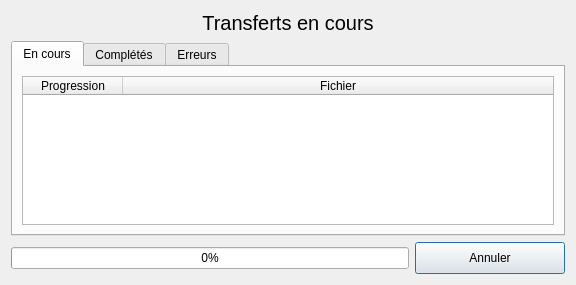
<?xml version="1.0" encoding="UTF-8"?>
<ui version="4.0">
 <class>TransferProgressDialog</class>
 <widget class="QDialog" name="TransferProgressDialog">
  <property name="geometry">
   <rect>
    <x>0</x>
    <y>0</y>
    <width>576</width>
    <height>285</height>
   </rect>
  </property>
  <property name="windowTitle">
   <string>Transferts</string>
  </property>
  <property name="styleSheet">
   <string notr="true">/*
QPushButton#btnConnect{background-color:qlineargradient(x1: 0, y1: 0, x2: 0, y2: 1, stop: 0 rgb(0, 170, 0), stop: 1 rgb(75, 200, 0));}
QPushButton#btnDelSession{background-color:qlineargradient(x1: 0, y1: 0, x2: 0, y2: 1, stop: 0 rgb(117, 0, 0), stop: 1 rgb(200, 0, 0));}
QWidget{background-color: rgba(0,0,0,0);color:white;border-radius:5px}
QWidget#DownloadProgressWidget{background-color:rgba(128,128,128,25%);}
QLabel#lblMain2{background-color:rgba(108,8,156,25%);}
QPlainTextEdit,QLineEdit,QComboBox,QTextEdit,QSpinBox{background-color: rgba(255,255,255,50%); color: black;}
QListWidget:!enabled,QListWidget{background-color: transparent; color:white}

QTableWidget{
background-color: rgba(0,0,0,50%);
color: white;
border: 1px solid rgba(255,255,255,50%);
}

QLabel#lblLastOnline{color:lightblue;}
QLabel#lblError,QLabel#lblCamMissing,QLabel#lblAudioMissing{color:red; background-color:rgba(255,0,0,30%);}

QPushButton:!enabled, QPushButton#btnDelSession:!enabled, QLineEdit:!enabled,QComboBox:!enabled,QTextEdit:!enabled,QPlainTextEdit:!enabled{background-color: rgba(0,0,0,30%);color:white;border:0}
QDateEdit::down-arrow:!enabled,QTimeEdit::down-arrow:!enabled,QDateEdit::up-arrow:!enabled,QTimeEdit::up-arrow:!enabled,QComboBox::drop-down:!enabled{background-color:rgba(0,0,0,0%);}

QCheckBox::indicator:unchecked:!enabled { background-color:rgba(128,0,0,100%);}
QCheckBox::indicator:checked:!enabled { background-color:green;}
QCheckBox::indicator:unchecked{ background-color:red;border-radius:3px;}
QCheckBox::indicator:checked {background-color:rgb(0,255,0);border-radius:3px;}
QCheckBox:checked{color:lightgreen;background-color:rgba(0,0,0,0%);}
QCheckBox:!checked{color:red;background-color:rgba(0,0,0,0%);}

QPushButton{background-color:qlineargradient(x1: 0, y1: 0, x2: 0, y2: 1, stop: 0 #2198c0, stop: 1 #0d5ca6);}
QPushButton:checked{background-color:rgb(128,128,128); border:1px solid rgba(255,255,255,50%);}
QPushButton:hover,QPushButton:checked{background-color:  rgba(255,255,255,75%);color:black;}
QPushButton#btnEditUser:hover{background-color:  rgba(255,255,255,75%);color:black;}
QPushButton#btnEdit,QPushButton#btnDelete,QPushButton#btnExisting{background-color:  rgba(255,255,255,0%);border:0 px;}
QPushButton#btnEdit:hover,QPushButton#btnDelete:hover,QPushButton#btnExisting:hover{background-color:  rgba(255,255,255,25%);border:0 px;}
QPushButton#btnExisting:checked{background-color:rgba(0,100,200,50%);}
QPushButton#btnUpgrade{background-color:rgba(200,0,0,90%);}

QToolButton:hover{background-color:  rgba(255,255,255,50);}

QTreeWidget::branch:closed:has-children:has-siblings  {
            border-image: none;
            image: url(:/pictures/controls/branch_closed.png);
    }
     
    QTreeView::branch:open:has-children:!has-siblings,
    QTreeView::branch:open:has-children:has-siblings   {
            border-image: none;
            image:url(:/pictures/controls/branch_opened.png);
    }

QWidget#lineOnline{background-color:blue;}
QWidget#lineOffline{background-color:red;}
QWidget#lineBoth{background-color:rgb(255,0,255);}


QTabWidget::pane { 
	background-color: rgba(128,128,140,25%);
	border-radius: 5px;
    border: 2px solid rgba(128,128,140,50%);
 }

 QTabWidget::tab-bar {
     left: 5px; 
 }


 QTabBar::tab,QTableWidget::tab,QHeaderView::section {
     background: qlineargradient(x1: 0, y1: 0, x2: 0, y2: 1,
                                 stop: 0  rgba(128,128,140,50%),  stop: 1.0  rgba(128,128,140,25%));
     border: 2px solid  rgba(128,128,140,50%);
     border-bottom: 0px;
     border-top-left-radius: 4px;
     border-top-right-radius: 4px;
     padding: 2px;
min-height:25px;
 }

 QTabBar::tab:selected, QTabBar::tab:hover {

background: qlineargradient(x1: 0, y1: 0, x2: 0, y2: 1,
                                 stop: 0  rgba(128,128,140,70%),  stop: 1.0  rgba(128,128,140,50%));
 }

 QTabBar::tab:selected {
     border-color:rgba(128,128,140,60%);
     border-bottom-color:rgba(128,128,140,60%); 
 }

 QTabBar::tab:!selected {
     margin-top: 2px; 
 }
 QCalendarWidget QWidget#qt_calendar_navigationbar { background-color: qlineargradient(x1:0, y1:0, x2:0, y2:1, stop: 0 #cccccc, stop: 1 #333333); }
    QCalendarWidget QToolButton {
    height: 20px;
    color: white;
    font-size: 12px;
	font-weight: bold;
    icon-size: 20px, 20px;
    background-color: qlineargradient(x1:0, y1:0, x2:0, y2:1, stop: 0 #cccccc, stop: 1 #333333);
    }
QCalendarWidget QMenu {
left: 20px;
color: white;
font-size: 12px;
background-color: rgb(100, 100, 100);
}
QCalendarWidget QSpinBox {
font-size:12px;
color: white;
background-color: qlineargradient(x1:0, y1:0, x2:0, y2:1, stop: 0 #cccccc, stop: 1 #333333);
selection-background-color: rgb(136, 136, 136);
selection-color: rgb(255, 255, 255);
}
QCalendarWidget QSpinBox::up-button { subcontrol-origin: border; subcontrol-position: top right;  }
QCalendarWidget QSpinBox::down-button {subcontrol-origin: border; subcontrol-position: bottom right; }
QCalendarWidget QSpinBox::up-arrow { width:16px; height:16px; }
QCalendarWidget QSpinBox::down-arrow { width:16px; height:16px; }

   
    QCalendarWidget QWidget { alternate-background-color: #0d5ca6; }
     
  
    QCalendarWidget QAbstractItemView:enabled
    {
    font-size:12px;
    color: rgb(180, 180, 180);
    background-color: black;
    selection-background-color: rgb(0,0,0);
    selection-color: rgb(0, 255, 0);
    }
     

    QCalendarWidget QAbstractItemView:disabled { color: rgb(64, 64, 64); }

*/
</string>
  </property>
  <layout class="QVBoxLayout" name="verticalLayout">
   <item>
    <widget class="QLabel" name="lblTitle">
     <property name="font">
      <font>
       <pointsize>15</pointsize>
      </font>
     </property>
     <property name="text">
      <string>Transferts en cours</string>
     </property>
     <property name="alignment">
      <set>Qt::AlignCenter</set>
     </property>
    </widget>
   </item>
   <item>
    <widget class="QTabWidget" name="tabTransfers">
     <property name="currentIndex">
      <number>0</number>
     </property>
     <property name="iconSize">
      <size>
       <width>20</width>
       <height>20</height>
      </size>
     </property>
     <widget class="QWidget" name="tabInProgress">
      <attribute name="icon">
       <iconset resource="../../resources/TeraClient.qrc">
        <normaloff>:/icons/download.png</normaloff>:/icons/download.png</iconset>
      </attribute>
      <attribute name="title">
       <string>En cours</string>
      </attribute>
      <layout class="QVBoxLayout" name="verticalLayout_3">
       <item>
        <widget class="QTableWidget" name="tableTransfers">
         <property name="editTriggers">
          <set>QAbstractItemView::NoEditTriggers</set>
         </property>
         <property name="showDropIndicator" stdset="0">
          <bool>false</bool>
         </property>
         <property name="dragDropOverwriteMode">
          <bool>false</bool>
         </property>
         <property name="selectionMode">
          <enum>QAbstractItemView::NoSelection</enum>
         </property>
         <property name="selectionBehavior">
          <enum>QAbstractItemView::SelectRows</enum>
         </property>
         <attribute name="horizontalHeaderStretchLastSection">
          <bool>true</bool>
         </attribute>
         <attribute name="verticalHeaderVisible">
          <bool>false</bool>
         </attribute>
         <column>
          <property name="text">
           <string>Progression</string>
          </property>
         </column>
         <column>
          <property name="text">
           <string>Fichier</string>
          </property>
         </column>
        </widget>
       </item>
      </layout>
     </widget>
     <widget class="QWidget" name="tabCompleted">
      <attribute name="icon">
       <iconset resource="../../resources/TeraClient.qrc">
        <normaloff>:/icons/ok.png</normaloff>:/icons/ok.png</iconset>
      </attribute>
      <attribute name="title">
       <string>Complétés</string>
      </attribute>
      <layout class="QVBoxLayout" name="verticalLayout_2">
       <item>
        <widget class="QListWidget" name="lstCompleted"/>
       </item>
      </layout>
     </widget>
     <widget class="QWidget" name="tabErrors">
      <attribute name="icon">
       <iconset resource="../../resources/TeraClient.qrc">
        <normaloff>:/icons/error.png</normaloff>:/icons/error.png</iconset>
      </attribute>
      <attribute name="title">
       <string>Erreurs</string>
      </attribute>
      <layout class="QVBoxLayout" name="verticalLayout_4">
       <item>
        <widget class="QTableWidget" name="tableErrors">
         <attribute name="horizontalHeaderStretchLastSection">
          <bool>true</bool>
         </attribute>
         <attribute name="verticalHeaderVisible">
          <bool>false</bool>
         </attribute>
         <column>
          <property name="text">
           <string>Fichier</string>
          </property>
         </column>
         <column>
          <property name="text">
           <string>Erreur</string>
          </property>
         </column>
        </widget>
       </item>
      </layout>
     </widget>
    </widget>
   </item>
   <item>
    <layout class="QHBoxLayout" name="horizontalLayout">
     <item>
      <widget class="QProgressBar" name="progTotalTransfer">
       <property name="value">
        <number>0</number>
       </property>
       <property name="alignment">
        <set>Qt::AlignCenter</set>
       </property>
      </widget>
     </item>
     <item>
      <widget class="QPushButton" name="btnCancel">
       <property name="minimumSize">
        <size>
         <width>150</width>
         <height>32</height>
        </size>
       </property>
       <property name="cursor">
        <cursorShape>PointingHandCursor</cursorShape>
       </property>
       <property name="text">
        <string>Annuler</string>
       </property>
       <property name="icon">
        <iconset resource="../../resources/TeraClient.qrc">
         <normaloff>:/icons/delete_old.png</normaloff>:/icons/delete_old.png</iconset>
       </property>
      </widget>
     </item>
    </layout>
   </item>
  </layout>
 </widget>
 <resources>
  <include location="../../resources/TeraClient.qrc"/>
 </resources>
 <connections/>
</ui>
